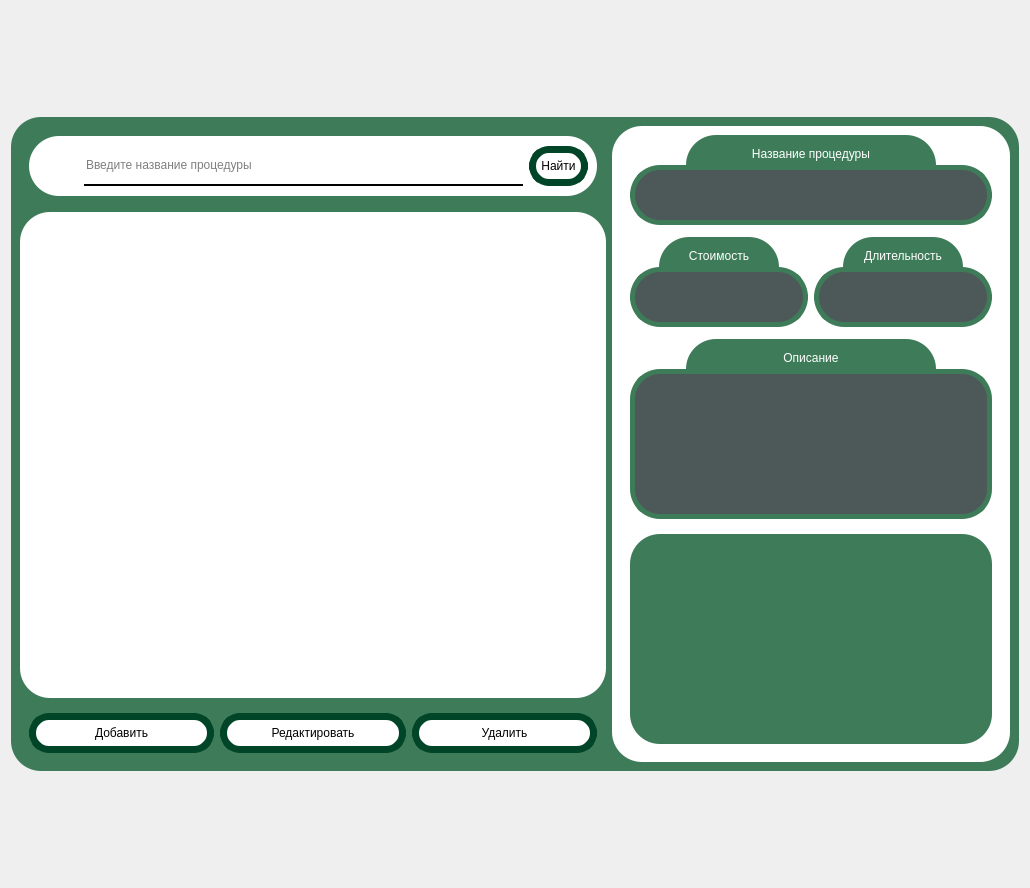
      <widget class="QWidget" name="PServices">
       <layout class="QVBoxLayout" name="verticalLayout_8">
        <item>
         <widget class="QWidget" name="widget_34" native="true">
          <property name="minimumSize">
           <size>
            <width>0</width>
            <height>100</height>
           </size>
          </property>
          <property name="maximumSize">
           <size>
            <width>16777215</width>
            <height>100</height>
           </size>
          </property>
         </widget>
        </item>
        <item>
         <widget class="QWidget" name="widget_36" native="true">
          <property name="styleSheet">
           <string notr="true">background-color:#3E7C59;
border-radius:30;</string>
          </property>
          <layout class="QGridLayout" name="gridLayout_37">
           <item row="0" column="0">
            <widget class="QWidget" name="widget_38" native="true">
             <property name="minimumSize">
              <size>
               <width>586</width>
               <height>0</height>
              </size>
             </property>
             <property name="styleSheet">
              <string notr="true">background-color:#3E7C59;</string>
             </property>
             <layout class="QVBoxLayout" name="verticalLayout_9">
              <property name="leftMargin">
               <number>0</number>
              </property>
              <property name="topMargin">
               <number>0</number>
              </property>
              <property name="rightMargin">
               <number>0</number>
              </property>
              <property name="bottomMargin">
               <number>0</number>
              </property>
              <item>
               <widget class="QWidget" name="widget_39" native="true">
                <property name="minimumSize">
                 <size>
                  <width>0</width>
                  <height>80</height>
                 </size>
                </property>
                <property name="maximumSize">
                 <size>
                  <width>750</width>
                  <height>80</height>
                 </size>
                </property>
                <property name="styleSheet">
                 <string notr="true"/>
                </property>
                <layout class="QGridLayout" name="gridLayout_29">
                 <item row="0" column="0">
                  <widget class="QWidget" name="widget_43" native="true">
                   <property name="minimumSize">
                    <size>
                     <width>0</width>
                     <height>60</height>
                    </size>
                   </property>
                   <property name="maximumSize">
                    <size>
                     <width>700</width>
                     <height>60</height>
                    </size>
                   </property>
                   <property name="styleSheet">
                    <string notr="true">background:white;
border-radius: 30;</string>
                   </property>
                   <layout class="QGridLayout" name="gridLayout_28">
                    <property name="leftMargin">
                     <number>9</number>
                    </property>
                    <item row="0" column="1">
                     <widget class="QLineEdit" name="LEServiceName">
                      <property name="minimumSize">
                       <size>
                        <width>0</width>
                        <height>40</height>
                       </size>
                      </property>
                      <property name="font">
                       <font>
                        <italic>false</italic>
                       </font>
                      </property>
                      <property name="styleSheet">
                       <string notr="true">border: 0px solid red;
border-bottom: 2px solid black;</string>
                      </property>
                      <property name="placeholderText">
                       <string>Введите название процедуры</string>
                      </property>
                     </widget>
                    </item>
                    <item row="0" column="2">
                     <widget class="QPushButton" name="PBServiceFind">
                      <property name="minimumSize">
                       <size>
                        <width>0</width>
                        <height>40</height>
                       </size>
                      </property>
                      <property name="styleSheet">
                       <string notr="true">QPushButton{
	border-radius:20;
	background-color:white;
	color:black;
	border: 7px solid #004528;
	padding: 5;
}

QPushButton:hover{
        background-color:#ACACAC;
}</string>
                      </property>
                      <property name="text">
                       <string>Найти</string>
                      </property>
                      <property name="autoDefault">
                       <bool>false</bool>
                      </property>
                     </widget>
                    </item>
                    <item row="0" column="0">
                     <widget class="QLabel" name="LLensSearch">
                      <property name="minimumSize">
                       <size>
                        <width>40</width>
                        <height>40</height>
                       </size>
                      </property>
                      <property name="maximumSize">
                       <size>
                        <width>40</width>
                        <height>40</height>
                       </size>
                      </property>
                      <property name="text">
                       <string/>
                      </property>
                     </widget>
                    </item>
                   </layout>
                  </widget>
                 </item>
                </layout>
               </widget>
              </item>
              <item>
               <widget class="QWidget" name="widget_42" native="true">
                <property name="minimumSize">
                 <size>
                  <width>500</width>
                  <height>0</height>
                 </size>
                </property>
                <property name="maximumSize">
                 <size>
                  <width>800</width>
                  <height>700</height>
                 </size>
                </property>
                <property name="styleSheet">
                 <string notr="true">background:white</string>
                </property>
                <layout class="QGridLayout" name="gridLayout_22">
                 <property name="leftMargin">
                  <number>18</number>
                 </property>
                 <property name="topMargin">
                  <number>3</number>
                 </property>
                 <property name="rightMargin">
                  <number>18</number>
                 </property>
                 <property name="bottomMargin">
                  <number>3</number>
                 </property>
                 <item row="0" column="0">
                  <widget class="QTableView" name="TVServices">
                   <property name="minimumSize">
                    <size>
                     <width>550</width>
                     <height>0</height>
                    </size>
                   </property>
                   <property name="styleSheet">
                    <string notr="true">QHeaderView::section {
    background-color: #3E7C59;
    color: white;
    padding: 5px;
    border: none;
    border-radius: 4px;
}

QTableView {
    border: 0px solid #ccc;
    border-radius: 30px;
}

QTableView::item {
    border: 1px solid #ddd;
    border-radius: 4px;
    padding: 5px;
}</string>
                   </property>
                   <property name="editTriggers">
                    <set>QAbstractItemView::EditTrigger::NoEditTriggers</set>
                   </property>
                   <property name="showGrid">
                    <bool>false</bool>
                   </property>
                   <property name="gridStyle">
                    <enum>Qt::PenStyle::NoPen</enum>
                   </property>
                   <attribute name="horizontalHeaderDefaultSectionSize">
                    <number>75</number>
                   </attribute>
                   <attribute name="horizontalHeaderStretchLastSection">
                    <bool>true</bool>
                   </attribute>
                   <attribute name="verticalHeaderDefaultSectionSize">
                    <number>40</number>
                   </attribute>
                  </widget>
                 </item>
                </layout>
               </widget>
              </item>
              <item>
               <widget class="QWidget" name="AdminPanel3" native="true">
                <property name="maximumSize">
                 <size>
                  <width>16777215</width>
                  <height>60</height>
                 </size>
                </property>
                <layout class="QHBoxLayout" name="horizontalLayout_7">
                 <item alignment="Qt::AlignmentFlag::AlignTop">
                  <widget class="QPushButton" name="PBServiceTableAdd">
                   <property name="minimumSize">
                    <size>
                     <width>0</width>
                     <height>40</height>
                    </size>
                   </property>
                   <property name="styleSheet">
                    <string notr="true">QPushButton{
	border-radius:20;
	background-color:white;
	color:black;
	border: 7px solid #004528;
}

QPushButton:hover{
        background-color:#ACACAC;
}</string>
                   </property>
                   <property name="text">
                    <string>Добавить</string>
                   </property>
                   <property name="autoDefault">
                    <bool>false</bool>
                   </property>
                  </widget>
                 </item>
                 <item alignment="Qt::AlignmentFlag::AlignTop">
                  <widget class="QPushButton" name="PBServiceTableEdit">
                   <property name="enabled">
                    <bool>true</bool>
                   </property>
                   <property name="minimumSize">
                    <size>
                     <width>0</width>
                     <height>40</height>
                    </size>
                   </property>
                   <property name="styleSheet">
                    <string notr="true">QPushButton{
	border-radius:20;
	background-color:white;
	color:black;
	border: 7px solid #004528;
}

QPushButton:hover{
        background-color:#ACACAC;
}</string>
                   </property>
                   <property name="text">
                    <string>Редактировать</string>
                   </property>
                   <property name="autoDefault">
                    <bool>false</bool>
                   </property>
                  </widget>
                 </item>
                 <item alignment="Qt::AlignmentFlag::AlignTop">
                  <widget class="QPushButton" name="PBServiceTableDelete">
                   <property name="minimumSize">
                    <size>
                     <width>0</width>
                     <height>40</height>
                    </size>
                   </property>
                   <property name="styleSheet">
                    <string notr="true">QPushButton{
	border-radius:20;
	background-color:white;
	color:black;
	border: 7px solid #004528;
}

QPushButton:hover{
        background-color:#ACACAC;
}</string>
                   </property>
                   <property name="text">
                    <string>Удалить</string>
                   </property>
                   <property name="checkable">
                    <bool>false</bool>
                   </property>
                  </widget>
                 </item>
                </layout>
               </widget>
              </item>
             </layout>
            </widget>
           </item>
           <item row="0" column="1">
            <widget class="QWidget" name="widget_37" native="true">
             <property name="minimumSize">
              <size>
               <width>0</width>
               <height>0</height>
              </size>
             </property>
             <property name="styleSheet">
              <string notr="true">background:white</string>
             </property>
             <layout class="QVBoxLayout" name="verticalLayout_12">
              <item>
               <widget class="QWidget" name="widget_48" native="true">
                <property name="maximumSize">
                 <size>
                  <width>16777215</width>
                  <height>90</height>
                 </size>
                </property>
                <layout class="QGridLayout" name="gridLayout_39">
                 <property name="topMargin">
                  <number>0</number>
                 </property>
                 <property name="bottomMargin">
                  <number>0</number>
                 </property>
                 <property name="horizontalSpacing">
                  <number>6</number>
                 </property>
                 <property name="verticalSpacing">
                  <number>0</number>
                 </property>
                 <item row="0" column="0" alignment="Qt::AlignmentFlag::AlignHCenter">
                  <widget class="QWidget" name="widget_46" native="true">
                   <property name="minimumSize">
                    <size>
                     <width>250</width>
                     <height>0</height>
                    </size>
                   </property>
                   <property name="maximumSize">
                    <size>
                     <width>100</width>
                     <height>30</height>
                    </size>
                   </property>
                   <property name="styleSheet">
                    <string notr="true">background:#3E7C59;
border-radius:0;
border-top-right-radius:30;
border-top-left-radius:30;</string>
                   </property>
                   <layout class="QGridLayout" name="gridLayout_21">
                    <item row="0" column="0">
                     <widget class="QLabel" name="label_7">
                      <property name="minimumSize">
                       <size>
                        <width>0</width>
                        <height>20</height>
                       </size>
                      </property>
                      <property name="styleSheet">
                       <string notr="true">color:white;</string>
                      </property>
                      <property name="text">
                       <string>Название процедуры</string>
                      </property>
                      <property name="alignment">
                       <set>Qt::AlignmentFlag::AlignCenter</set>
                      </property>
                     </widget>
                    </item>
                   </layout>
                  </widget>
                 </item>
                 <item row="1" column="0">
                  <widget class="QWidget" name="widget_45" native="true">
                   <property name="minimumSize">
                    <size>
                     <width>362</width>
                     <height>60</height>
                    </size>
                   </property>
                   <property name="maximumSize">
                    <size>
                     <width>550</width>
                     <height>60</height>
                    </size>
                   </property>
                   <property name="styleSheet">
                    <string notr="true">background:#4C5958;
border:5px solid #3E7C59;</string>
                   </property>
                   <layout class="QGridLayout" name="gridLayout_23">
                    <item row="0" column="0">
                     <widget class="QLabel" name="LServiceName">
                      <property name="styleSheet">
                       <string notr="true">background: none;
border:none;
color:white;</string>
                      </property>
                      <property name="text">
                       <string/>
                      </property>
                      <property name="alignment">
                       <set>Qt::AlignmentFlag::AlignCenter</set>
                      </property>
                     </widget>
                    </item>
                   </layout>
                  </widget>
                 </item>
                </layout>
               </widget>
              </item>
              <item>
               <widget class="QWidget" name="widget_55" native="true">
                <property name="maximumSize">
                 <size>
                  <width>16777215</width>
                  <height>10</height>
                 </size>
                </property>
               </widget>
              </item>
              <item>
               <widget class="QWidget" name="widget_49" native="true">
                <property name="minimumSize">
                 <size>
                  <width>0</width>
                  <height>90</height>
                 </size>
                </property>
                <property name="maximumSize">
                 <size>
                  <width>16777215</width>
                  <height>90</height>
                 </size>
                </property>
                <property name="styleSheet">
                 <string notr="true"/>
                </property>
                <layout class="QGridLayout" name="gridLayout_24">
                 <property name="topMargin">
                  <number>0</number>
                 </property>
                 <property name="bottomMargin">
                  <number>0</number>
                 </property>
                 <property name="horizontalSpacing">
                  <number>6</number>
                 </property>
                 <property name="verticalSpacing">
                  <number>0</number>
                 </property>
                 <item row="1" column="1">
                  <widget class="QWidget" name="widget_54" native="true">
                   <property name="maximumSize">
                    <size>
                     <width>300</width>
                     <height>16777215</height>
                    </size>
                   </property>
                   <property name="styleSheet">
                    <string notr="true">background:#4C5958;
border:5px solid #3E7C59;</string>
                   </property>
                   <layout class="QGridLayout" name="gridLayout_31">
                    <item row="0" column="0">
                     <widget class="QLabel" name="LServiceDuration">
                      <property name="styleSheet">
                       <string notr="true">background: none;
border:none;
color:white;
</string>
                      </property>
                      <property name="text">
                       <string/>
                      </property>
                      <property name="alignment">
                       <set>Qt::AlignmentFlag::AlignCenter</set>
                      </property>
                     </widget>
                    </item>
                   </layout>
                  </widget>
                 </item>
                 <item row="1" column="0">
                  <widget class="QWidget" name="widget_52" native="true">
                   <property name="maximumSize">
                    <size>
                     <width>300</width>
                     <height>60</height>
                    </size>
                   </property>
                   <property name="styleSheet">
                    <string notr="true">background:#4C5958;
border:5px solid #3E7C59;</string>
                   </property>
                   <layout class="QGridLayout" name="gridLayout_30">
                    <item row="0" column="0">
                     <widget class="QLabel" name="LServicePrice">
                      <property name="styleSheet">
                       <string notr="true">background: none;
border:none;
color:white;
</string>
                      </property>
                      <property name="text">
                       <string/>
                      </property>
                      <property name="alignment">
                       <set>Qt::AlignmentFlag::AlignCenter</set>
                      </property>
                     </widget>
                    </item>
                   </layout>
                  </widget>
                 </item>
                 <item row="0" column="1" alignment="Qt::AlignmentFlag::AlignHCenter">
                  <widget class="QWidget" name="widget_53" native="true">
                   <property name="minimumSize">
                    <size>
                     <width>120</width>
                     <height>0</height>
                    </size>
                   </property>
                   <property name="maximumSize">
                    <size>
                     <width>120</width>
                     <height>30</height>
                    </size>
                   </property>
                   <property name="styleSheet">
                    <string notr="true">background:#3E7C59;
border-radius:0;
border-top-right-radius:30;
border-top-left-radius:30;</string>
                   </property>
                   <layout class="QGridLayout" name="gridLayout_26">
                    <item row="0" column="0">
                     <widget class="QLabel" name="label_12">
                      <property name="minimumSize">
                       <size>
                        <width>0</width>
                        <height>20</height>
                       </size>
                      </property>
                      <property name="styleSheet">
                       <string notr="true">color:white;</string>
                      </property>
                      <property name="text">
                       <string>Длительность</string>
                      </property>
                      <property name="alignment">
                       <set>Qt::AlignmentFlag::AlignCenter</set>
                      </property>
                     </widget>
                    </item>
                   </layout>
                  </widget>
                 </item>
                 <item row="0" column="0" alignment="Qt::AlignmentFlag::AlignHCenter">
                  <widget class="QWidget" name="widget_51" native="true">
                   <property name="minimumSize">
                    <size>
                     <width>120</width>
                     <height>0</height>
                    </size>
                   </property>
                   <property name="maximumSize">
                    <size>
                     <width>120</width>
                     <height>30</height>
                    </size>
                   </property>
                   <property name="styleSheet">
                    <string notr="true">background:#3E7C59;
border-radius:0;
border-top-right-radius:30;
border-top-left-radius:30;</string>
                   </property>
                   <layout class="QGridLayout" name="gridLayout_25">
                    <item row="0" column="0">
                     <widget class="QLabel" name="label_10">
                      <property name="minimumSize">
                       <size>
                        <width>0</width>
                        <height>20</height>
                       </size>
                      </property>
                      <property name="styleSheet">
                       <string notr="true">color:white;</string>
                      </property>
                      <property name="text">
                       <string>Стоимость</string>
                      </property>
                      <property name="alignment">
                       <set>Qt::AlignmentFlag::AlignCenter</set>
                      </property>
                     </widget>
                    </item>
                   </layout>
                  </widget>
                 </item>
                </layout>
               </widget>
              </item>
              <item>
               <widget class="QWidget" name="widget_58" native="true">
                <property name="maximumSize">
                 <size>
                  <width>16777215</width>
                  <height>10</height>
                 </size>
                </property>
               </widget>
              </item>
              <item>
               <widget class="QWidget" name="widget_50" native="true">
                <property name="maximumSize">
                 <size>
                  <width>16777215</width>
                  <height>180</height>
                 </size>
                </property>
                <layout class="QGridLayout" name="gridLayout_38">
                 <property name="topMargin">
                  <number>0</number>
                 </property>
                 <property name="bottomMargin">
                  <number>0</number>
                 </property>
                 <property name="horizontalSpacing">
                  <number>6</number>
                 </property>
                 <property name="verticalSpacing">
                  <number>0</number>
                 </property>
                 <item row="0" column="0" alignment="Qt::AlignmentFlag::AlignHCenter">
                  <widget class="QWidget" name="widget_57" native="true">
                   <property name="minimumSize">
                    <size>
                     <width>250</width>
                     <height>0</height>
                    </size>
                   </property>
                   <property name="maximumSize">
                    <size>
                     <width>100</width>
                     <height>30</height>
                    </size>
                   </property>
                   <property name="styleSheet">
                    <string notr="true">background:#3E7C59;
border-radius:0;
border-top-right-radius:30;
border-top-left-radius:30;</string>
                   </property>
                   <layout class="QGridLayout" name="gridLayout_34">
                    <item row="0" column="0">
                     <widget class="QLabel" name="label_16">
                      <property name="minimumSize">
                       <size>
                        <width>0</width>
                        <height>20</height>
                       </size>
                      </property>
                      <property name="styleSheet">
                       <string notr="true">color:white;</string>
                      </property>
                      <property name="text">
                       <string>Описание</string>
                      </property>
                      <property name="alignment">
                       <set>Qt::AlignmentFlag::AlignCenter</set>
                      </property>
                     </widget>
                    </item>
                   </layout>
                  </widget>
                 </item>
                 <item row="1" column="0">
                  <widget class="QWidget" name="widget_56" native="true">
                   <property name="sizePolicy">
                    <sizepolicy hsizetype="Maximum" vsizetype="Preferred">
                     <horstretch>255</horstretch>
                     <verstretch>0</verstretch>
                    </sizepolicy>
                   </property>
                   <property name="minimumSize">
                    <size>
                     <width>362</width>
                     <height>150</height>
                    </size>
                   </property>
                   <property name="maximumSize">
                    <size>
                     <width>550</width>
                     <height>150</height>
                    </size>
                   </property>
                   <property name="focusPolicy">
                    <enum>Qt::FocusPolicy::NoFocus</enum>
                   </property>
                   <property name="styleSheet">
                    <string notr="true">background:#4C5958;
border:5px solid #3E7C59;</string>
                   </property>
                   <layout class="QGridLayout" name="gridLayout_32">
                    <item row="0" column="0">
                     <widget class="QLabel" name="LServiceDescription">
                      <property name="styleSheet">
                       <string notr="true">background: none;
border:none;
color:white;</string>
                      </property>
                      <property name="text">
                       <string/>
                      </property>
                      <property name="alignment">
                       <set>Qt::AlignmentFlag::AlignCenter</set>
                      </property>
                     </widget>
                    </item>
                   </layout>
                  </widget>
                 </item>
                </layout>
               </widget>
              </item>
              <item>
               <widget class="QWidget" name="widget_47" native="true">
                <layout class="QGridLayout" name="gridLayout_33">
                 <item row="0" column="0">
                  <widget class="QWidget" name="widget_59" native="true">
                   <property name="styleSheet">
                    <string notr="true">background:#3E7C59;</string>
                   </property>
                   <layout class="QHBoxLayout" name="horizontalLayout_8">
                    <property name="leftMargin">
                     <number>18</number>
                    </property>
                    <property name="rightMargin">
                     <number>18</number>
                    </property>
                    <item>
                     <widget class="QTableView" name="TVVisitServices">
                      <property name="styleSheet">
                       <string notr="true">QHeaderView::section {
    background-color: #4C5958;  
    color: white;               
    padding: 5px;
    border: none;
    border-radius: 4px;
}

QTableView {
    background-color: #3E7C59;
    border: 0px solid #3E7C59; 
    border-radius: 30px;
}

QTableView::item {
    background-color: white;    
	color:black;
    border: 1px solid #e0e0e0; 
    border-radius: 4px;

}</string>
                      </property>
                      <property name="editTriggers">
                       <set>QAbstractItemView::EditTrigger::NoEditTriggers</set>
                      </property>
                      <attribute name="horizontalHeaderStretchLastSection">
                       <bool>true</bool>
                      </attribute>
                     </widget>
                    </item>
                   </layout>
                  </widget>
                 </item>
                </layout>
               </widget>
              </item>
             </layout>
            </widget>
           </item>
          </layout>
         </widget>
        </item>
        <item>
         <widget class="QWidget" name="widget_35" native="true">
          <property name="minimumSize">
           <size>
            <width>0</width>
            <height>100</height>
           </size>
          </property>
          <property name="maximumSize">
           <size>
            <width>16777215</width>
            <height>100</height>
           </size>
          </property>
         </widget>
        </item>
       </layout>
      </widget>
